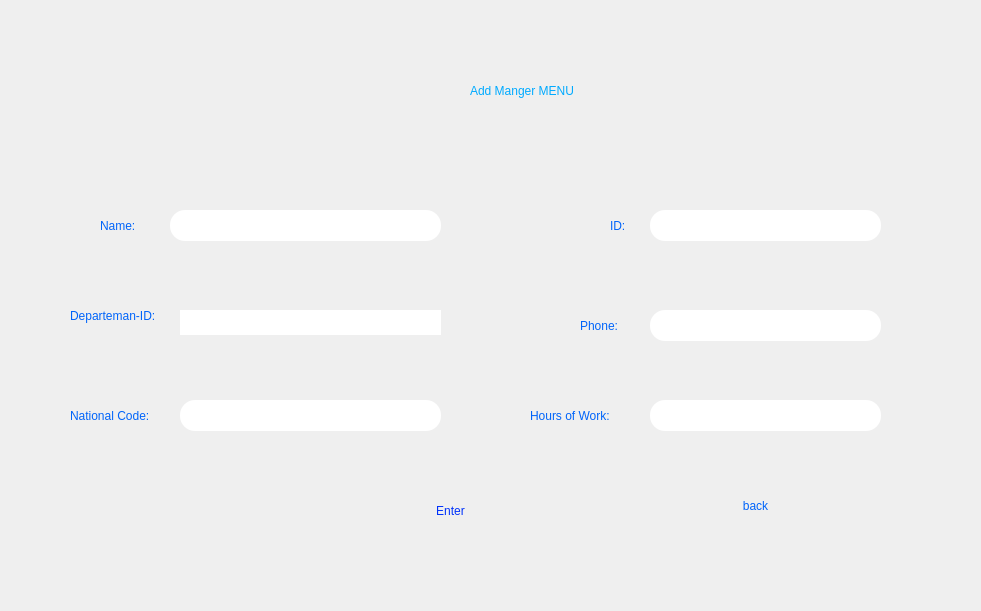
<?xml version="1.0" encoding="UTF-8"?>
<ui version="4.0">
 <class>AddManager</class>
 <widget class="QDialog" name="AddManager">
  <property name="geometry">
   <rect>
    <x>0</x>
    <y>0</y>
    <width>981</width>
    <height>611</height>
   </rect>
  </property>
  <property name="windowTitle">
   <string>Dialog</string>
  </property>
  <property name="styleSheet">
   <string notr="true">background-image: url(:/Screenshot 2024-07-05 130354.png);
border-radius:15%;
color: rgb(0, 100, 250);
font: 10pt &quot;MV Boli&quot;;</string>
  </property>
  <widget class="QLabel" name="label">
   <property name="geometry">
    <rect>
     <x>100</x>
     <y>210</y>
     <width>61</width>
     <height>31</height>
    </rect>
   </property>
   <property name="text">
    <string>Name:</string>
   </property>
  </widget>
  <widget class="QLineEdit" name="Addmanagername">
   <property name="geometry">
    <rect>
     <x>170</x>
     <y>210</y>
     <width>271</width>
     <height>31</height>
    </rect>
   </property>
   <property name="text">
    <string/>
   </property>
  </widget>
  <widget class="QLabel" name="label_2">
   <property name="geometry">
    <rect>
     <x>470</x>
     <y>50</y>
     <width>211</width>
     <height>81</height>
    </rect>
   </property>
   <property name="styleSheet">
    <string notr="true">color: rgb(0, 170, 255);
font: 75 18pt &quot;Agency FB&quot;;</string>
   </property>
   <property name="text">
    <string>Add Manger MENU</string>
   </property>
  </widget>
  <widget class="QLabel" name="label_3">
   <property name="geometry">
    <rect>
     <x>610</x>
     <y>210</y>
     <width>31</width>
     <height>31</height>
    </rect>
   </property>
   <property name="text">
    <string>ID:</string>
   </property>
  </widget>
  <widget class="QLineEdit" name="AddmanagerID">
   <property name="geometry">
    <rect>
     <x>650</x>
     <y>210</y>
     <width>231</width>
     <height>31</height>
    </rect>
   </property>
   <property name="text">
    <string/>
   </property>
  </widget>
  <widget class="QLabel" name="label_4">
   <property name="geometry">
    <rect>
     <x>70</x>
     <y>300</y>
     <width>101</width>
     <height>31</height>
    </rect>
   </property>
   <property name="text">
    <string>Departeman-ID:</string>
   </property>
  </widget>
  <widget class="QLineEdit" name="AddmanagerDid">
   <property name="geometry">
    <rect>
     <x>180</x>
     <y>310</y>
     <width>261</width>
     <height>25</height>
    </rect>
   </property>
   <property name="text">
    <string/>
   </property>
  </widget>
  <widget class="QLabel" name="label_5">
   <property name="geometry">
    <rect>
     <x>580</x>
     <y>310</y>
     <width>61</width>
     <height>31</height>
    </rect>
   </property>
   <property name="text">
    <string>Phone:</string>
   </property>
  </widget>
  <widget class="QLineEdit" name="AddmanagerPhone">
   <property name="geometry">
    <rect>
     <x>650</x>
     <y>310</y>
     <width>231</width>
     <height>31</height>
    </rect>
   </property>
   <property name="text">
    <string/>
   </property>
  </widget>
  <widget class="QLabel" name="label_6">
   <property name="geometry">
    <rect>
     <x>70</x>
     <y>400</y>
     <width>101</width>
     <height>31</height>
    </rect>
   </property>
   <property name="text">
    <string>National Code:</string>
   </property>
  </widget>
  <widget class="QLineEdit" name="AddmanageNcode">
   <property name="geometry">
    <rect>
     <x>180</x>
     <y>400</y>
     <width>261</width>
     <height>31</height>
    </rect>
   </property>
   <property name="text">
    <string/>
   </property>
  </widget>
  <widget class="QLabel" name="label_7">
   <property name="geometry">
    <rect>
     <x>530</x>
     <y>400</y>
     <width>111</width>
     <height>31</height>
    </rect>
   </property>
   <property name="text">
    <string>Hours of Work:</string>
   </property>
  </widget>
  <widget class="QLineEdit" name="AddmanagerHW">
   <property name="geometry">
    <rect>
     <x>650</x>
     <y>400</y>
     <width>231</width>
     <height>31</height>
    </rect>
   </property>
   <property name="text">
    <string/>
   </property>
  </widget>
  <widget class="QPushButton" name="pushButton">
   <property name="geometry">
    <rect>
     <x>300</x>
     <y>480</y>
     <width>301</width>
     <height>61</height>
    </rect>
   </property>
   <property name="styleSheet">
    <string notr="true">
color: rgb(0, 50, 250);
font: 14pt &quot;MV Boli&quot;;</string>
   </property>
   <property name="text">
    <string>Enter</string>
   </property>
  </widget>
  <widget class="QPushButton" name="pushButton_2">
   <property name="geometry">
    <rect>
     <x>690</x>
     <y>480</y>
     <width>131</width>
     <height>51</height>
    </rect>
   </property>
   <property name="text">
    <string>back</string>
   </property>
  </widget>
 </widget>
 <resources/>
 <connections/>
</ui>
